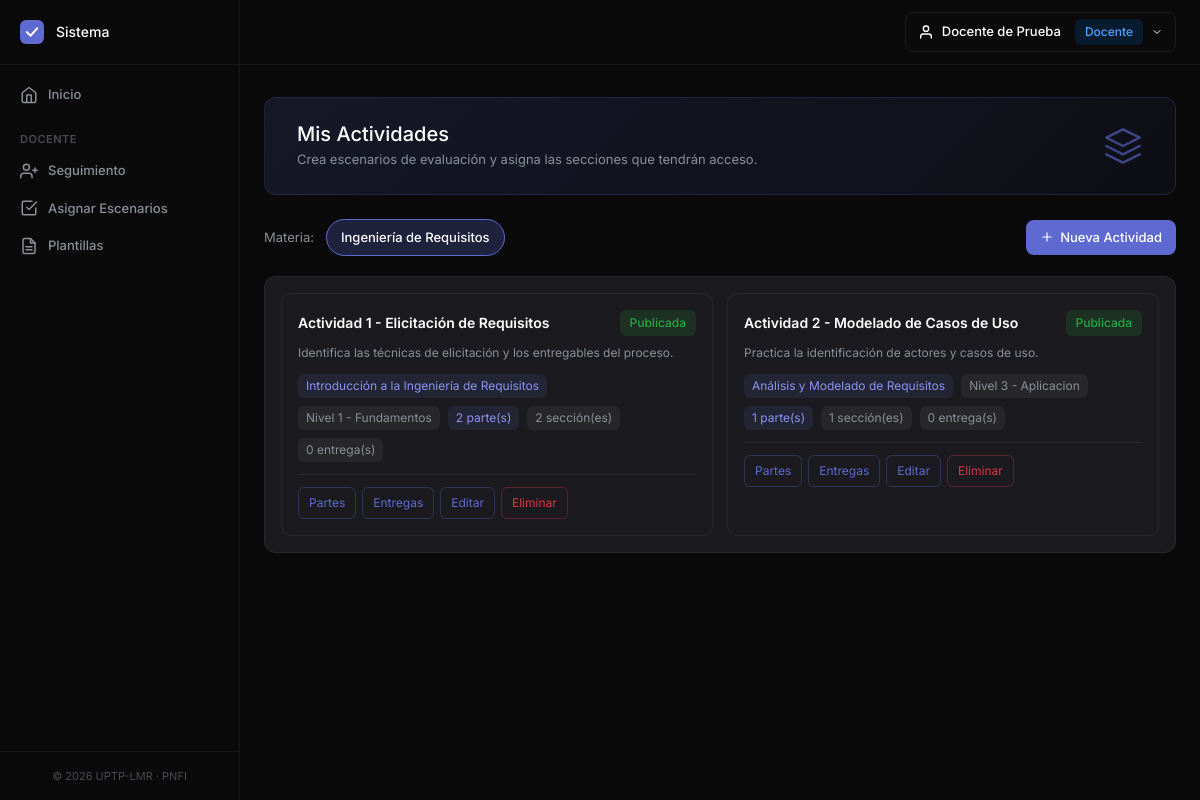
Screenshot of /actividad (signed in) with the database file from the repository.
### tables this page shows
CREATE TABLE `materia` (
  `id` int NOT NULL,
  `nombre` varchar(120) NOT NULL,
  `created_at` datetime NOT NULL DEFAULT CURRENT_TIMESTAMP
);

CREATE TABLE `actividad` (
  `id` int NOT NULL,
  `id_materia` int NOT NULL,
  `id_unidad` int NOT NULL,
  `titulo` varchar(150) NOT NULL,
  `descripcion` text NULL,
  `id_nivel` int NULL,
  `estado` tinyint NOT NULL DEFAULT 1 COMMENT '1=publicada, 2=borrador',
  `created_at` datetime NOT NULL DEFAULT CURRENT_TIMESTAMP,
  `updated_at` datetime NOT NULL DEFAULT CURRENT_TIMESTAMP ON UPDATE CURRENT_TIMESTAMP
);

CREATE TABLE `unidad` (
  `id` int NOT NULL,
  `titulo` varchar(150) NOT NULL,
  `descripcion` text NULL,
  `id_materia` int NOT NULL,
  `id_nivel` int NOT NULL,
  `orden` int NOT NULL DEFAULT 1,
  `estado` tinyint NOT NULL DEFAULT 1 COMMENT '1=publicado, 2=borrador',
  `contenido_html` longtext NULL,
  `created_at` datetime NOT NULL DEFAULT CURRENT_TIMESTAMP,
  `updated_at` datetime NOT NULL DEFAULT CURRENT_TIMESTAMP ON UPDATE CURRENT_TIMESTAMP
);

CREATE TABLE `nivel` (
  `id` int NOT NULL,
  `numero` tinyint NOT NULL,
  `nombre` varchar(80) NOT NULL,
  `descripcion` text NULL,
  `porcentaje_desbloqueo` tinyint NOT NULL DEFAULT 80,
  `estado` tinyint NOT NULL DEFAULT 1
);

### controller/ActividadController.php (called while the page is built, shortened)
<?php
require_once __DIR__ . '/../core/Auth.php';
class ActividadController extends Controller
{
    public function index()
    {
        return $this->indexDocente();
    }
    private function indexDocente()
    {
        $dmModel = $this->model('DocenteMateria');
        $actModel = $this->model('Actividad');
        $materias = $dmModel->materiasDeDocente(Auth::id());
        $materiaSel = (int)($_GET['materia'] ?? $materias[0]['id']);
        $actividades = $actModel->listarPorMateria($materiaSel);
        $this->render('actividad/index', [
            'titulo'     => 'Actividades',
            'menuActivo' => 'actividades',
            'materias'   => $materias,
            'materiaSel' => $materiaSel,
            'actividades'=> $actividades,
            'esDocente'  => true
        ]);
    }
}

### core/Router.php (called while the page is built, shortened)
<?php
class Router
{
    private $controller = 'LoginController';
    private $method = 'index';
    private $params = [];
    public function __construct($url)
    {
        $url = $this->parseUrl($url);
        if (!empty($url[0])) {
            $controllerName = ucfirst($url[0]) . 'Controller';
            $controllerFile = __DIR__ . '/../controller/' . $controllerName . '.php';
            if (file_exists($controllerFile)) {
                $this->controller = $controllerName;
                unset($url[0]);
            }
        }
        $this->controller = new $this->controller;
        $this->params = $url ? array_values($url) : [];
    }
    public function run()
    {
        call_user_func_array([$this->controller, $this->method], $this->params);
    }
    private function parseUrl($url)
    {
        if (isset($url)) {
            return explode('/', filter_var(rtrim($url, '/'), FILTER_SANITIZE_URL));
        }
        return [];
    }
}

### core/App.php (called while the page is built, shortened)
<?php
require_once __DIR__ . '/Router.php';
require_once __DIR__ . '/Controller.php';
require_once __DIR__ . '/Model.php';
require_once __DIR__ . '/Auth.php';
class App
{
    public function __construct()
    {
        $url = isset($_GET['url']) ? $_GET['url'] : '';
        $router = new Router($url);
        $router->run();
    }
}

### index.php (called while the page is built, shortened)
<?php
require_once __DIR__ . '/core/App.php';
$app = new App();

### model/Database.php (called while the page is built, shortened)
<?php
class Database
{
    private static $instance = null;
    private $pdo;
    private function __construct()
    {
        try {
            $dsn = "mysql:host=" . DB_HOST . ";dbname=" . DB_NAME . ";charset=" . DB_CHARSET;
            $options = [
                PDO::ATTR_ERRMODE            => PDO::ERRMODE_EXCEPTION,
                PDO::ATTR_DEFAULT_FETCH_MODE => PDO::FETCH_ASSOC,
                PDO::ATTR_EMULATE_PREPARES   => false,
            ];
            $this->pdo = new PDO($dsn, DB_USER, DB_PASS, $options);
        } catch (PDOException $e) {
            throw new Exception("Error de conexión a la base de datos: " . $e->getMessage());
        }
    }
    public static function getInstance()
    {
        if (self::$instance === null) {
            self::$instance = new self();
        }
        return self::$instance;
    }
    public function query($sql, $params = [])
    {
        $stmt = $this->pdo->prepare($sql);
        $stmt->execute($params);
        return $stmt;
    }
    public function fetchAll($sql, $params = [])
    {
        return $this->query($sql, $params)->fetchAll();
    }
}

### core/Auth.php (called while the page is built, shortened)
<?php
class Auth
{
    public static function id()
    {
        return $_SESSION['usuario']['id'] ?? null;
    }
}

### core/Model.php (called while the page is built, shortened)
<?php
require_once __DIR__ . '/../model/Database.php';
class Model
{
    public function __construct()
    {
        $this->db = Database::getInstance();
    }
}

### model/DocenteMateria.php (called while the page is built, shortened)
<?php
class DocenteMateria extends Model
{
    public function materiasDeDocente($idDocente)
    {
        $sql = "SELECT m.id, m.nombre
                FROM materia m
                INNER JOIN docente_materia dm ON dm.id_materia = m.id
                WHERE dm.id_docente = ?
                ORDER BY m.nombre";
        return $this->db->fetchAll($sql, [$idDocente]);
    }
}

### model/Actividad.php (called while the page is built, shortened)
<?php
class Actividad extends Model
{
    public function listarPorMateria($idMateria)
    {
        $sql = "SELECT a.*, m.nombre AS materia,
                       n.nombre AS nivel,
                       u.titulo AS unidad,
                       (SELECT COUNT(*) FROM actividad_parte ap WHERE ap.id_actividad = a.id AND ap.estado = 1) AS total_partes,
                       (SELECT COUNT(*) FROM seccion_actividad sa WHERE sa.id_actividad = a.id) AS total_secciones,
                       (SELECT COUNT(*) FROM actividad_entrega ae WHERE ae.id_actividad = a.id) AS total_entregas
                FROM actividad a
                INNER JOIN materia m ON m.id = a.id_materia
                INNER JOIN unidad u ON u.id = a.id_unidad
                LEFT JOIN nivel n ON n.id = a.id_nivel
                WHERE a.id_materia = ?
                ORDER BY a.created_at DESC";
        return $this->db->fetchAll($sql, [$idMateria]);
    }
}

### view/actividad/index.php (the view, shortened to what this page needs)
<div class="welcome-banner">
    <div class="welcome-text">
        <h2><?= $esDocente ? 'Mis Actividades' : 'Actividades' ?></h2>
        <p><?= $esDocente ? 'Crea escenarios de evaluación y asigna las secciones que tendrán acceso.' : 'Resuelve tus actividades asignadas, parte por parte.' ?></p>
    </div>
    <div class="welcome-icon">
        <svg width="40" height="40" viewBox="0 0 24 24" fill="none" stroke="currentColor" stroke-width="1.5" stroke-linecap="round" stroke-linejoin="round"><polygon points="12 2 2 7 12 12 22 7 12 2"/><polyline points="2 17 12 22 22 17"/><polyline points="2 12 12 17 22 12"/></svg>
    </div>
</div>
<?php if (empty($materias)): ?>
    <div class="card-custom">
        <div class="card-body-custom">
            <div class="empty-state">
                <svg width="48" height="48" viewBox="0 0 24 24" fill="none" stroke="currentColor" stroke-width="1.5" stroke-linecap="round" stroke-linejoin="round" style="color: #2A2B32; margin-bottom: 16px;"><path d="M2 3h6a4 4 0 0 1 4 4v14a3 3 0 0 0-3-3H2z"/><path d="M22 3h-6a4 4 0 0 0-4 4v14a3 3 0 0 1 3-3h7z"/></svg>
                <h5><?= $esDocente ? 'No tienes materias asignadas' : 'No tienes materias asignadas' ?></h5>
                <p><?= $esDocente ? 'Contacta al administrador para que te asigne materias.' : 'Pide al docente que te inscriba en una sección.' ?></p>
            </div>
        </div>
    </div>
<?php else: ?>
    <div style="display: flex; align-items: center; gap: 12px; margin-bottom: 20px; flex-wrap: wrap;">
        <label style="color: #8A8F98; font-size: 13px;">Materia:</label>
        <div style="display: flex; gap: 8px; flex-wrap: wrap;">
            <?php foreach ($materias as $m): ?>
                <a href="<?= BASE_URL ?>actividad?materia=<?= (int)$m['id'] ?>"
                   style="text-decoration: none; padding: 8px 14px; border-radius: 20px; font-size: 13px; font-weight: 500; border: 1px solid <?= (int)$m['id'] === $materiaSel ? '#5E6AD2' : 'rgba(255,255,255,0.1)' ?>; color: <?= (int)$m['id'] === $materiaSel ? '#FFFFFF' : '#8A8F98' ?>; background: <?= (int)$m['id'] === $materiaSel ? 'rgba(94,106,210,0.25)' : 'transparent' ?>;">
                    <?= htmlspecialchars($m['nombre']) ?>
                </a>
            <?php endforeach; ?>
        </div>
        <?php if ($esDocente): ?>
            <a href="<?= BASE_URL ?>actividad/form" style="margin-left: auto; text-decoration: none; display: inline-flex; align-items: center; gap: 6px; padding: 8px 14px; font-size: 13px;" class="btn-primary-custom">
                <svg width="14" height="14" viewBox="0 0 24 24" fill="none" stroke="currentColor" stroke-width="2" stroke-linecap="round" stroke-linejoin="round"><line x1="12" y1="5" x2="12" y2="19"/><line x1="5" y1="12" x2="19" y2="12"/></svg>
                Nueva Actividad
            </a>
        <?php endif; ?>
    </div>
    <?php if (empty($actividades)): ?>
        <div class="card-custom">
            <div class="card-body-custom">
                <div class="empty-state">
                    <svg width="48" height="48" viewBox="0 0 24 24" fill="none" stroke="currentColor" stroke-width="1.5" stroke-linecap="round" stroke-linejoin="round" style="color: #2A2B32; margin-bottom: 16px;"><polygon points="12 2 2 7 12 12 22 7 12 2"/><polyline points="2 17 12 22 22 17"/><polyline points="2 12 12 17 22 12"/></svg>
                    <h5><?= $esDocente ? 'No hay actividades para esta materia' : 'No tienes actividades en esta materia' ?></h5>
                    <p><?= $esDocente ? 'Crea la primera actividad y asígnala a una sección.' : 'Cuando el docente te asigne una actividad aparecerá aquí.' ?></p>
                </div>
            </div>
        </div>
    <?php else: ?>
        <div class="card-custom">
            <div class="card-body-custom" style="padding: 0;">
                <div style="display: grid; grid-template-columns: repeat(auto-fill, minmax(320px, 1fr)); gap: 14px; padding: 16px;">
                    <?php foreach ($actividades as $a): ?>
                        <?php $encId = $this->encodeId($a['id']); ?>
                        <div style="background: #1B1B1F; border: 1px solid rgba(255,255,255,0.06); border-radius: 10px; padding: 16px; display: flex; flex-direction: column; gap: 12px;">
                            <div>
                                <div style="display: flex; align-items: center; gap: 8px; flex-wrap: wrap;">
                                    <h5 style="color: #FFFFFF; font-size: 14px; font-weight: 600; margin: 0; flex: 1;"><?= htmlspecialchars($a['titulo']) ?></h5>
                                    <?php if (isset($a['estado'])): ?>
                                        <?php if ($a['estado'] == 1): ?>
                                            <span class="badge-estado badge-activo">Publicada</span>
                                        <?php else: ?>
                                            <span class="badge-estado badge-deshabilitado">Borrador</span>
                                        <?php endif; ?>
                                    <?php endif; ?>
                                </div>
                                <?php if (!empty($a['descripcion'])): ?>
                                    <p style="color: #8A8F98; font-size: 12px; line-height: 1.5; margin: 8px 0 0;"><?= htmlspecialchars($a['descripcion']) ?></p>
                                <?php endif; ?>
                            </div>
                            <div style="display: flex; align-items: center; gap: 8px; flex-wrap: wrap; font-size: 12px; color: #8A8F98;">
                                <?php if (!empty($a['unidad'])): ?>
                                    <span style="background: rgba(94,106,210,0.12); color: #8B93F0; padding: 3px 8px; border-radius: 6px;"><?= htmlspecialchars($a['unidad']) ?></span>
                                <?php endif; ?>
                                <?php if (!empty($a['nivel'])): ?>
                                    <span style="background: rgba(255,255,255,0.05); padding: 3px 8px; border-radius: 6px;"><?= htmlspecialchars($a['nivel']) ?></span>
                                <?php endif; ?>
                                <span style="background: rgba(94,106,210,0.12); color: #8B93F0; padding: 3px 8px; border-radius: 6px;"><?= (int)$a['total_partes'] ?> parte(s)</span>
                                <?php if ($esDocente): ?>
                                    <span style="background: rgba(255,255,255,0.05); padding: 3px 8px; border-radius: 6px;"><?= (int)$a['total_secciones'] ?> sección(es)</span>
                                    <span style="background: rgba(255,255,255,0.05); padding: 3px 8px; border-radius: 6px;"><?= (int)$a['total_entregas'] ?> entrega(s)</span>
                                <?php endif; ?>
                            </div>
                            <div style="display: flex; gap: 6px; flex-wrap: wrap; border-top: 1px solid rgba(255,255,255,0.05); padding-top: 12px;">
                                <?php if ($esDocente): ?>
                                    <a href="<?= BASE_URL ?>actividad/partes/<?= $encId ?>" class="btn-outline-primary btn-sm-custom" style="text-decoration: none;">Partes</a>
                                    <a href="<?= BASE_URL ?>actividad/entregas/<?= $encId ?>" class="btn-outline-primary btn-sm-custom" style="text-decoration: none;">Entregas</a>
                                    <a href="<?= BASE_URL ?>actividad/form/<?= $encId ?>" class="btn-outline-primary btn-sm-custom" style="text-decoration: none;">Editar</a>
                                    <a href="<?= BASE_URL ?>actividad/eliminar/<?= $encId ?>" class="btn-outline-danger btn-sm-custom btn-eliminar" data-nombre="<?= htmlspecialchars($a['titulo']) ?>" style="text-decoration: none;">Eliminar</a>
                                <?php endif; ?>
                            </div>
                        </div>
                    <?php endforeach; ?>
                </div>
            </div>
        </div>
    <?php endif; ?>
<?php endif; ?>

### rows the page displays
materia: nombre "Ingeniería de Requisitos"
actividad: titulo "Actividad 1 - Elicitación de Requisitos", estado "Publicada", descripcion "Identifica las técnicas de elicitación y los entregables del proceso.", id_unidad.titulo "Introducción a la Ingeniería de Requisitos", id_nivel.nombre "Nivel 1 - Fundamentos", total_partes "2", total_secciones "2", total_entregas "0"
actividad: titulo "Actividad 2 - Modelado de Casos de Uso", estado "Publicada", descripcion "Practica la identificación de actores y casos de uso.", id_unidad.titulo "Análisis y Modelado de Requisitos", id_nivel.nombre "Nivel 3 - Aplicacion", total_partes "1", total_secciones "1", total_entregas "0"
